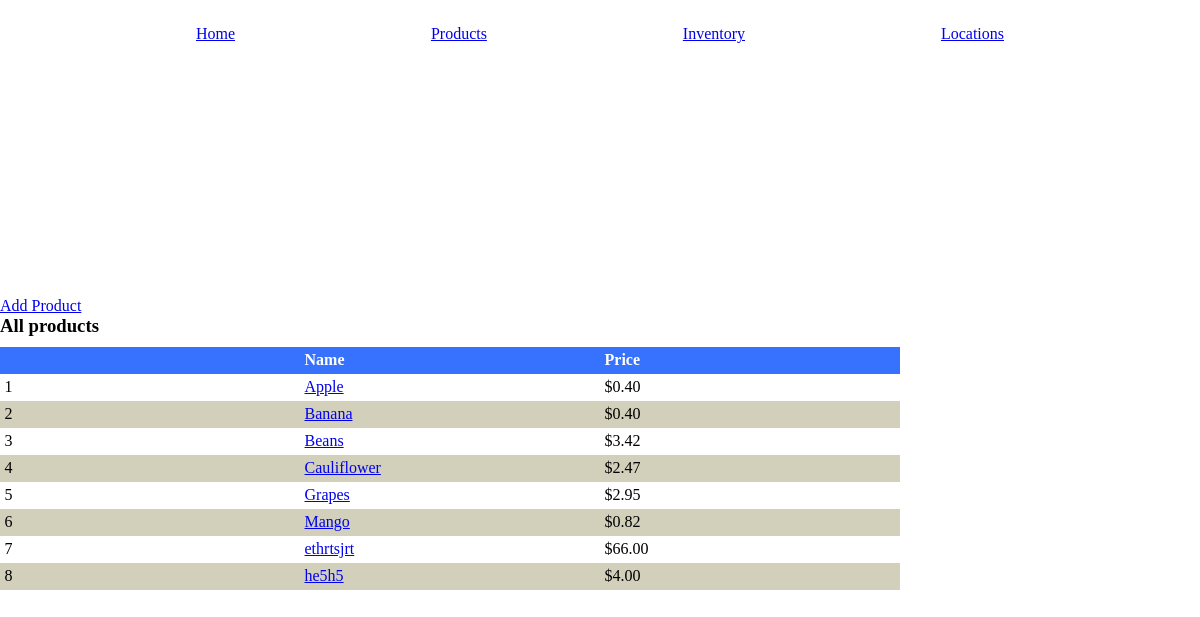
Before: /products/ with the older database file.
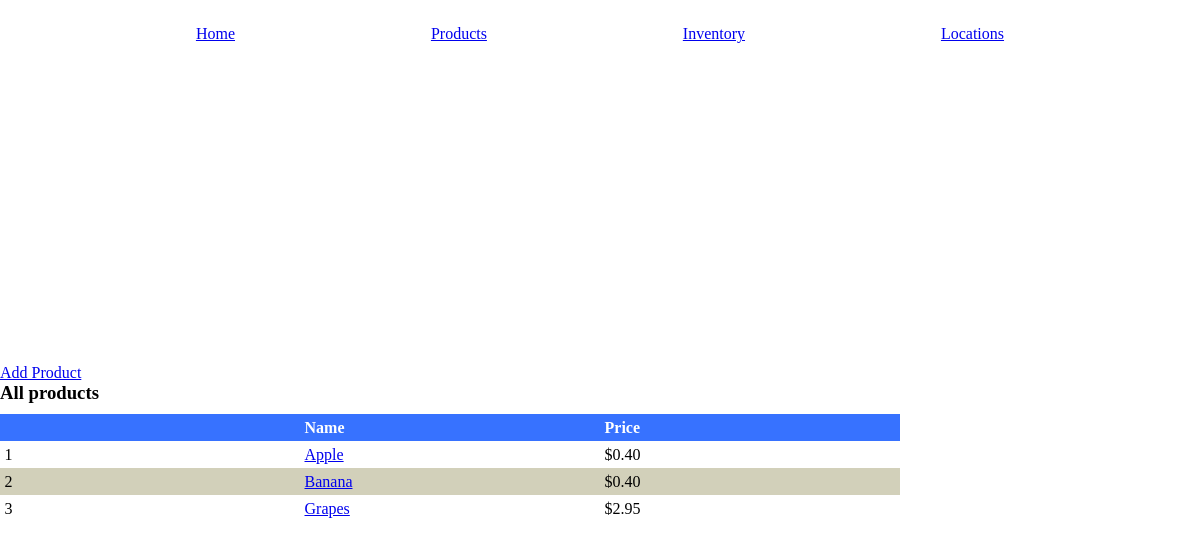
After: the same page with the newer database file.
### crud/models.py (models this page shows, shortened)
class Product(models.Model):
    id = models.UUIDField(primary_key=True, default=uuid.uuid4, editable=False)
    name = models.CharField(max_length=200, unique=True, help_text='Name of the product')
    price = models.DecimalField(max_digits=17, decimal_places=2, help_text='Current price of the product. Cannot be less than $0.01.', validators=[MinValueValidator(Decimal('0.01'))])
    class Meta:
        ordering = ['name']
        verbose_name = 'product'

### crud/views.py (the view)
# urls.py: path('products/', views.products, name='products'),
def products(request):
    context = {'products': Product.objects.all()}
    return render(request, 'crud/products.html', context)

### crud/templates/crud/products.html
{% extends 'crud/index.html' %}
{% block content %}
    <a href="{% url 'crud:add' 'products' %}" class="btn">Add Product</a>
    <h3>All products</h3>
    <table>
        <thead>
            <tr>
                <th></th>
                <th>Name</th>
                <th>Price</th>
            </tr>
        </thead>
        <tbody>
            {% for product in products %}
                <tr>
                    <td>{{ forloop.counter }}</td>
                    <td><a href="/products/{{ product.id }}/">{{ product.name }}</a></td>
                    <td>${{ product.price }}</td>
                </tr>
            {% endfor %}
        </tbody>
    </table>
{% endblock content %}

### crud/templates/crud/index.html (shortened to what this page needs)
{% load static %}
<!DOCTYPE html>
<html lang="en">
<head>
    {% block stylesheet %}
        <link rel="stylesheet" href="{% static 'crud/index.css' %}">
    {% endblock %}
</head>
<body>
    {% block header %}
        <header id="header">
            <a href="/">Home</a>
            <a href="/products/">Products</a>
            <a href="/inventory/">Inventory</a>
            <a href="/locations/">Locations</a>
        </header>
    {% endblock header %}
<div class="wrapper">
    {% block content %}{% endblock content %}
</div>
</body>
</html>

### crud/static/crud/index.css (style rules this page uses)
* { box-sizing: border-box; margin: 0; padding: 0; }
:root { --row-padding: 0.5%; }
#header { display: flex; justify-content: space-evenly; width: 100vw; margin-top: 25px; }
.wrapper { width: 100vw; height: 100vh; display: grid; align-content: center; }
h3 { margin-bottom: 10px; }
table { border-radius: 30%; table-layout: fixed; border-collapse: collapse; width: 75%; }
tbody tr > td { padding: var(--row-padding); }
tbody tr:nth-child(even) { background-color: #D2D0BA; }
thead th { text-align: left; color: white; background-color: #3772FF; padding: var(--row-padding); }

Changed rows visible on the page:
removed Product: name "Beans", price "3.42"
removed Product: name "Cauliflower", price "2.47"
removed Product: name "Mango", price "0.82"
removed Product: name "ethrtsjrt", price "66.00"
removed Product: name "he5h5", price "4.00"
